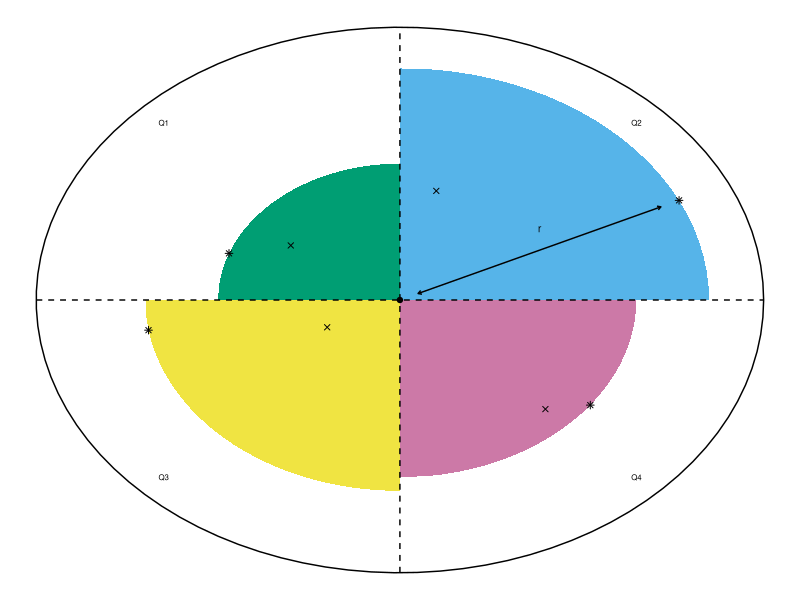

R code for this plot: (Note: this script raises an error after producing the figure.)

# Setup -------------------------------------------------------------------

# Load libraries
library(ggplot2)
library(gridExtra)
library(grid)
library(cowplot)
library(RColorBrewer)

draw_circle <- function(center = c(0,0),diameter = 1, npoints = 100){
  r = diameter / 2
  tt <- seq(0,2*pi,length.out = npoints)
  xx <- center[1] + r * cos(tt)
  yy <- center[2] + r * sin(tt)
  return(data.frame(x = xx, y = yy))
}

# Define colourblind-friendly palette
cbPalette <- c("#999999", "#E69F00", "#56B4E9", "#009E73", "#F0E442", 
               "#0072B2", "#D55E00", "#CC79A7")

# Plot layout -------------------------------------------------------------

circle <- draw_circle(center = c(0,0),diameter = 20,npoints = 100)

# Define segment 1
seg1<-draw_circle(center = c(0,0),diameter = 17,npoints = 100)
seg1<-seg1[1:25,]
seg1$x[25]<-0
seg1<-rbind(seg1,cbind(x=0,y=0))

# Define segment 2
seg2<-draw_circle(center = c(0,0),diameter = 10,npoints = 100)
seg2<-seg2[26:50,]
seg2$x[1]<-0
seg2$y[25]<-0
seg2<-rbind(seg2,cbind(x=0,y=0))

# Define segment 3
seg3<-draw_circle(center = c(0,0),diameter = 14,npoints = 100)
seg3<-seg3[51:75,]
seg3$y[1]<-0
seg3$x[25]<-0
seg3<-rbind(seg3,cbind(x=0,y=0))

# Define segment 4
seg4<-draw_circle(center = c(0,0),diameter = 13,npoints = 100)
seg4<-seg4[76:100,]
seg4$x[1]<-0
seg4<-rbind(seg4,cbind(x=0,y=0))

# Define points to symbolise furthest trees
pts<-rbind(seg1[8,],cbind(x=1,y=4),
           seg2[20,],cbind(x=-3,y=2),
           seg3[3,],cbind(x=-2,y=-1),
           seg4[15,],cbind(x=4,y=-4),
           cbind(x=0,y=0))

pts$distance<-c(rep(c("Furthest","Nearest"),4),"Plot centre")

lineGrad<-pts[1,2]/pts[1,1]

p1<-ggplot()+
  geom_polygon(data = circle,aes(x,y),fill=cbPalette[1],
               alpha=0,colour="black")+
  geom_polygon(data = seg1,aes(x,y),fill=cbPalette[3])+
  geom_polygon(data = seg2,aes(x,y),fill=cbPalette[4])+
  geom_polygon(data = seg3,aes(x,y),fill=cbPalette[5])+
  geom_polygon(data = seg4,aes(x,y),fill=cbPalette[8])+
  geom_point(data = pts, aes(x,y,shape=distance),size=1.5)+
  geom_segment(aes(x = 0.5 , y = 0.5*lineGrad , 
                   xend = pts[1,1] - 0.5, 
                   yend = (pts[1,1] - 0.5)*lineGrad),
               arrow = arrow(length = unit(0.1, "cm"),ends = "both"))+
  geom_text(aes(x=pts[1,1]/2,y=(pts[1,2]/2)+0.8,label="r"),size=2.5)+
  geom_segment(aes(x=min(circle$x),xend=max(circle$x),
                   y=0,yend=0),linetype="dashed")+
  geom_segment(aes(y=min(circle$y),yend=max(circle$y),
                   x=0,xend=0),linetype="dashed")+
  geom_text(aes(x=c(6.5,-6.5,-6.5,6.5),
                y=c(6.5,6.5,-6.5,-6.5),
                label=c("Q2","Q1","Q3","Q4")),
            size=2)+
  theme_void()+
  scale_shape_manual(values=c(8,4,19))+
  guides(shape=FALSE)

# Save this separately for SOM
saveRDS(p1,file = "figs/figB.1.Rds")

